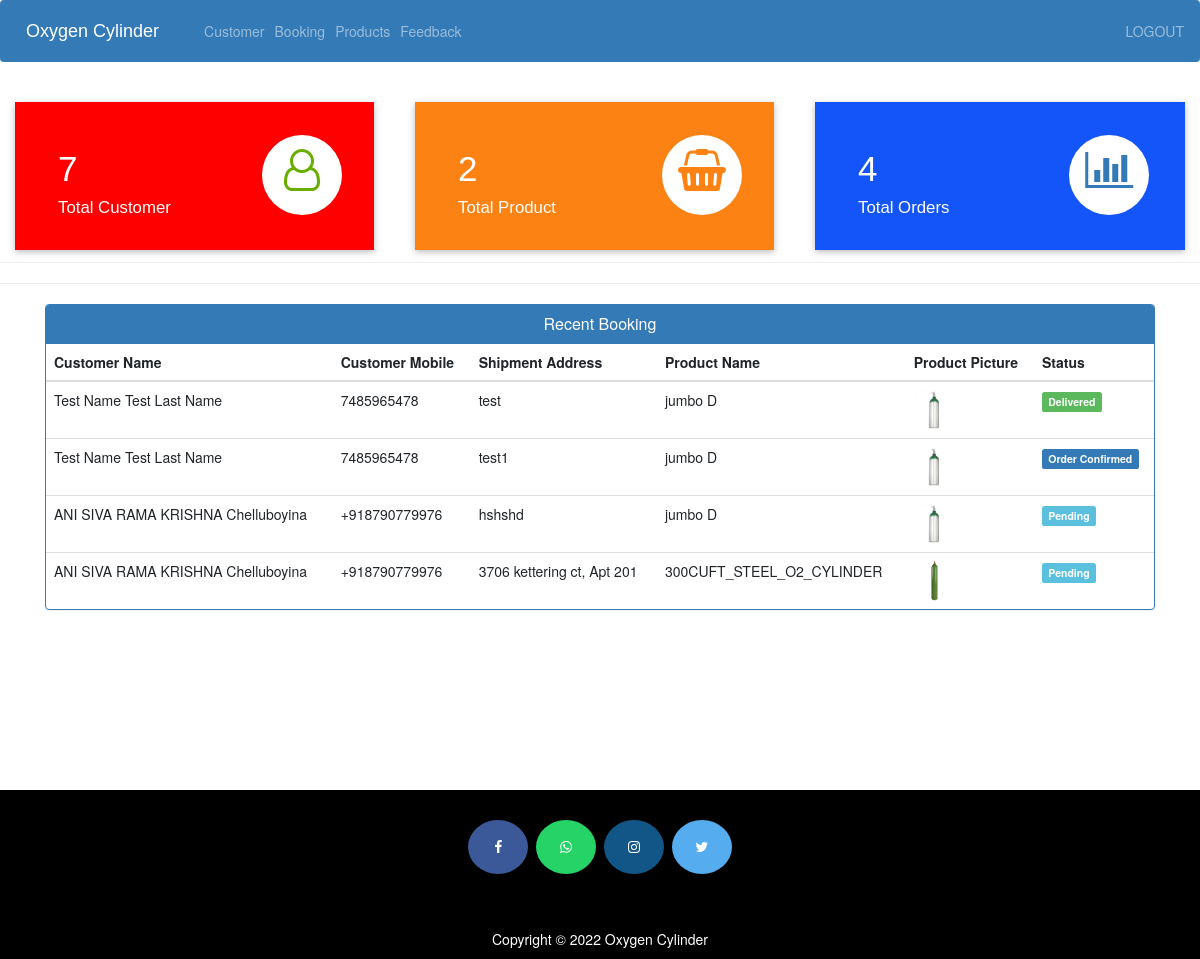
/admin-dashboard (signed in), run on the app's committed database.
### ecom/models.py (models this page shows, shortened)
class Customer(models.Model):
    user=models.OneToOneField(User,on_delete=models.CASCADE)
    profile_pic= models.ImageField(upload_to='profile_pic/CustomerProfilePic/',null=True,blank=True,default="")
    address = models.CharField(max_length=40)
    mobile = models.CharField(max_length=20,null=False)
    @property
    def get_name(self):
        return self.user.first_name+" "+self.user.last_name

class Orders(models.Model):
    STATUS =(
        ('Pending','Pending'),
        ('Order Confirmed','Order Confirmed'),
        ('Out for Delivery','Out for Delivery'),
        ('Delivered','Delivered'),
    )
    customer=models.ForeignKey('Customer', on_delete=models.CASCADE,null=True)
    product=models.ForeignKey('Product',on_delete=models.CASCADE,null=True)
    email = models.CharField(max_length=50,null=True)
    address = models.CharField(max_length=500,null=True)
    mobile = models.CharField(max_length=20,null=True)
    order_date= models.DateField(auto_now_add=True,null=True)
    status=models.CharField(max_length=50,null=True,choices=STATUS)

class Product(models.Model):
    name=models.CharField(max_length=40)
    product_image= models.ImageField(upload_to='product_image/',null=True,blank=True)
    price = models.PositiveIntegerField()
    description=models.CharField(max_length=40)

### ecom/views.py (the view)
# urls.py: path('admin-dashboard', views.admin_dashboard_view,name='admin-dashboard'),
@login_required(login_url='adminlogin')
def admin_dashboard_view(request):
    customercount=models.Customer.objects.all().count()
    productcount=models.Product.objects.all().count()
    ordercount=models.Orders.objects.all().count()
    orders=models.Orders.objects.all()
    ordered_products=[]
    ordered_bys=[]
    for order in orders:
        ordered_product=models.Product.objects.all().filter(id=order.product.id)
        ordered_by=models.Customer.objects.all().filter(id = order.customer.id)
        ordered_products.append(ordered_product)
        ordered_bys.append(ordered_by)
    mydict={
    'customercount':customercount,
    'productcount':productcount,
    'ordercount':ordercount,
    'data':zip(ordered_products,ordered_bys,orders),
    }
    return render(request,'ecom/admin_dashboard.html',context=mydict)

### templates/ecom/admin_dashboard.html
{% extends 'ecom/admin_base.html' %}
{% load static %}
{% block content %}
<br>
{%include 'ecom/admin_dashboard_cards.html'%}
<br><br><br><br><br>
<hr><hr>
<div class="container" >
    <div class="panel panel-primary" >
      <div class="panel-heading" style="text-align:center;">
        <h6 class="panel-title">Recent Booking</h6>
      </div>
      <table class="table table-hover" id="dev-table">
        <thead>
          <tr>
            <th>Customer Name</th>
            <th>Customer Mobile</th>
            <th>Shipment Address</th>
            <th>Product Name</th>
            <th>Product Picture</th>
            <th>Status</th>
          </tr>
        </thead>
        {% for product,customer,order in data %}
        <tr>
          {% for c in customer %}
          <td> {{c.get_name}}</td>
          <td>{{c.mobile}}</td>
          <td>{{order.address}}</td>
          {% endfor %}
          {% for p in product %}
          <td> {{p.name}}</td>
          <td> <img src="{% static p.product_image.url %}" alt="Profile Pic" height="40px" width="40px" /></td>
          {% if order.status == 'Pending'%}
          <td> <span class="label label-info">{{order.status}}</span></td>
          {% elif order.status == 'Delivered' %}
          <td> <span class="label label-success">{{order.status}}</span></td>
          {% elif order.status == 'Out for Delivery' %}
          <td> <span class="label label-warning">{{order.status}}</span></td>
          {%else%}
            <td> <span class="label label-primary">{{order.status}}</span></td>
          {%endif%}
          {% endfor %}
        </tr>
        {% endfor %}
      </table>
  </div>
</div>
{% endblock content %}

### data on the page
Orders: address "test", status "Delivered"
Customer: get_name "Test Name Test Last Name", mobile "7485965478"
Product: name "jumbo D", product_image (picture)
Orders: address "test1", status "Order Confirmed"
Orders: address "hshshd", status "Pending"
Customer: get_name "ANI SIVA RAMA KRISHNA Chelluboyina", mobile "+918790779976"
Orders: address "3706 kettering ct, Apt 201", status "Pending"
Product: name "300CUFT_STEEL_O2_CYLINDER", product_image (picture)

### other printed values
{{ customercount }} "7"
{{ productcount }} "2"
{{ ordercount }} "4"
